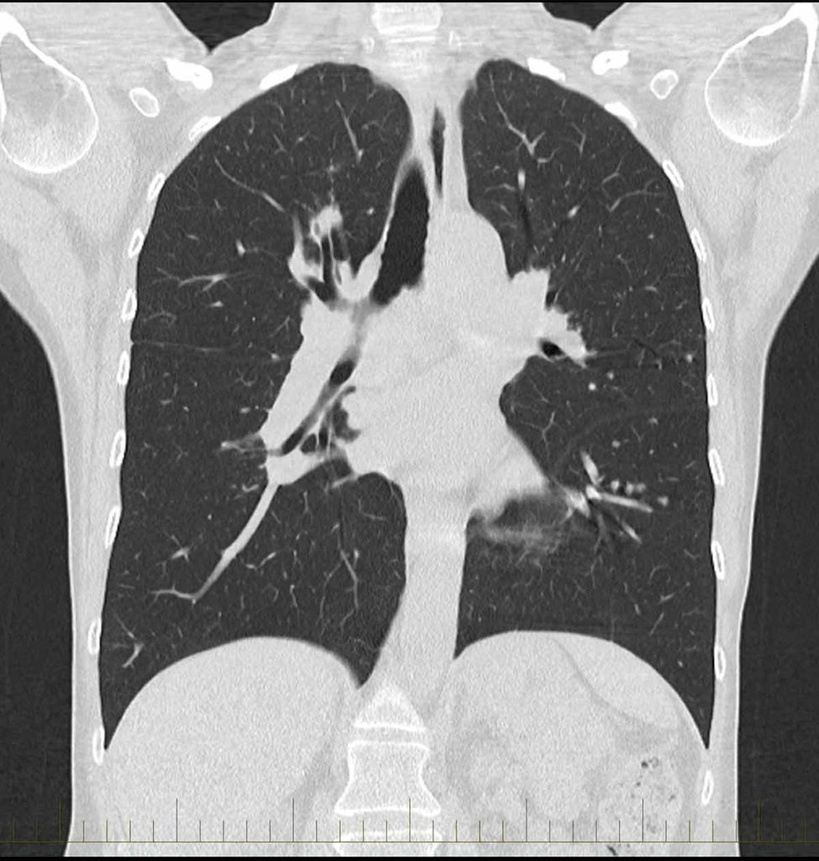
#> input picture super-pixel/images/chest_ct.jpg, 819 x 861 px, shrunk from 974 x 1024 before the run, found by its file name
$ python super-pixel.py
#> lines starting #> are read from the running program, lines starting #| are printed output that depends on the picture
import cv2
import numpy as np
import matplotlib.pyplot as plt
from skimage import segmentation, color
from skimage.segmentation import mark_boundaries

# Load the image
img = cv2.imread("/home/ptk/kmitl/year3/machine_learning/super-pixel/images/chest_ct.jpg", 1)
#> img is the input picture: shape (861, 819, 3); mean B, G, R 140.9, 141, 141

# Convert the image from BGR to RGB (for skimage compatibility)
img_rgb = cv2.cvtColor(img, cv2.COLOR_BGR2RGB)

# Super-pixel segmentation using SLIC
segments_slic = segmentation.slic(img_rgb, n_segments=250, compactness=10, sigma=1, start_label=1)
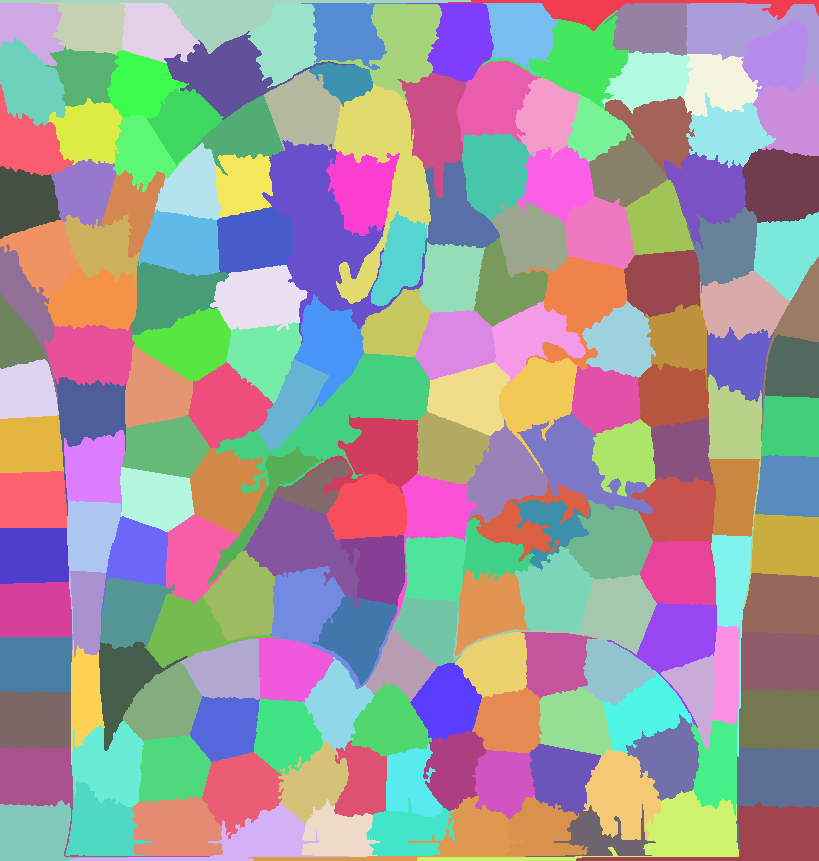
#> segments_slic: shape (861, 819) int64; 186 distinct labels, from 1 to 186; one colour per label, 0 black

# Generate the segmentation map by marking boundaries
segmentation_map = mark_boundaries(img_rgb, segments_slic)
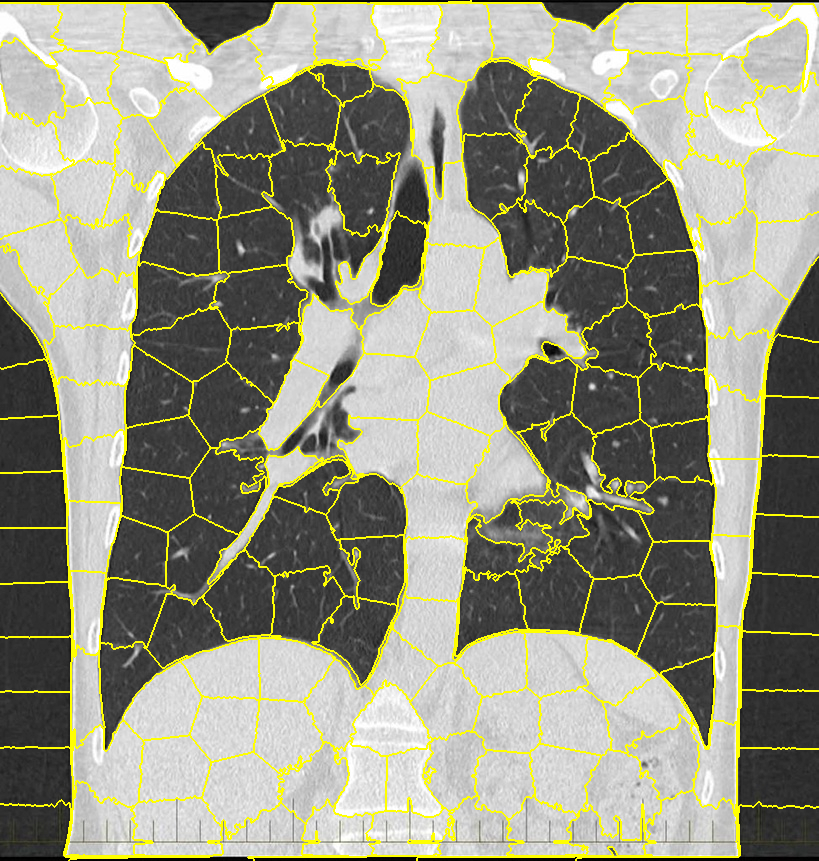
#> segmentation_map: shape (861, 819, 3) float64; mean R, G, B 0.587, 0.587, 0.508

# Display the original image and the segmentation map side by side
fig, ax = plt.subplots(1, 2, figsize=(12, 6))

ax[0].imshow(img_rgb)
ax[0].set_title('Original Image')
ax[0].axis('off')

ax[1].imshow(segmentation_map)
ax[1].set_title('Super-pixel Segmentation Map')
ax[1].axis('off')

plt.tight_layout()

# Save the figures as images
original_image_path = "/home/ptk/kmitl/year3/machine_learning/super-pixel/images/original_image.png"
segmentation_map_path = "/home/ptk/kmitl/year3/machine_learning/super-pixel/images/superpixel_segmentation_map.png"

fig.savefig("/home/ptk/kmitl/year3/machine_learning/clahe/superpixel_results.png")
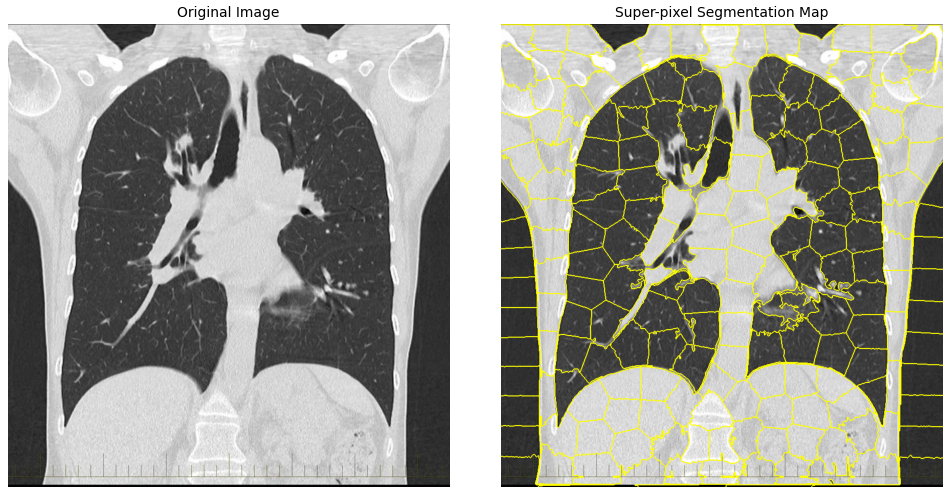
#> figure drawn by matplotlib, 2 panels
plt.close(fig)  # Close the figure to release memory

# Save each image separately if needed
plt.imsave(original_image_path, img_rgb)
plt.imsave(segmentation_map_path, segmentation_map)

print(f"Original image saved at {original_image_path}")
print(f"Segmentation map saved at {segmentation_map_path}")
print(f"Combined image saved at '/home/ptk/kmitl/year3/machine_learning/clahe/superpixel_results.png'")

# Display the original image and the segmentation map in separate windows
cv2.imshow('Original Image', img)
cv2.imshow('Super-pixel Segmentation Map', segmentation_map)

# Wait for user input to close the windows
cv2.waitKey(0)
cv2.destroyAllWindows()

$ run again, with super-pixel/images/clahe_superpixel_comparison.png saved as super-pixel/images/chest_ct.jpg
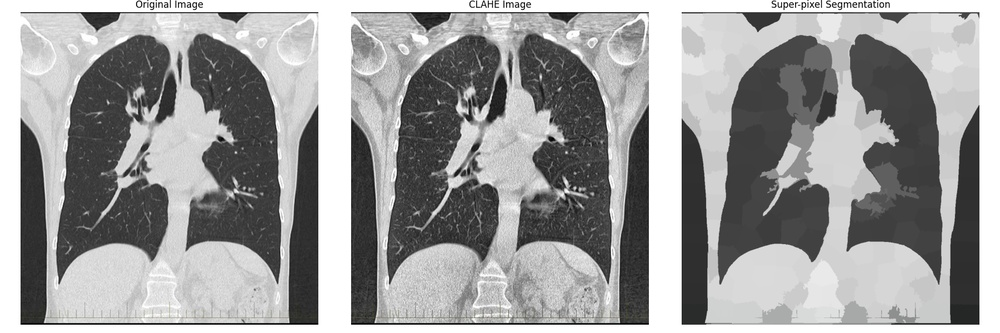
#> input picture super-pixel/images/clahe_superpixel_comparison.png, 1000 x 333 px, shrunk from 1800 x 600 before the run, found by its file name
#> img is the input picture: shape (333, 1000, 3); mean B, G, R 155.3, 155.4, 155.4
#> `segments_slic = segmentation.slic(img_rgb, n_segments=250, compactness..`:
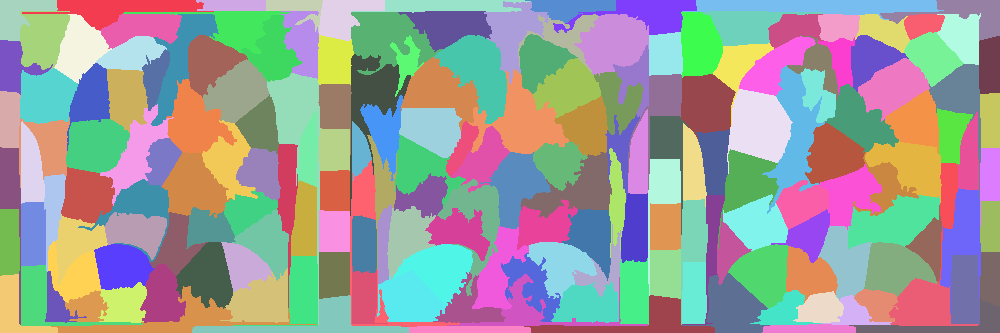
#> segments_slic: shape (333, 1000) int64; 188 distinct labels, from 1 to 188; one colour per label, 0 black
#> `fig.savefig("/home/ptk/kmitl/year3/machine_learning/clahe/superpixel_r..`:
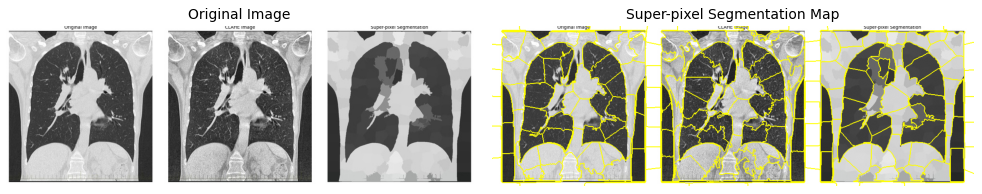
#> figure drawn by matplotlib, 2 panels
